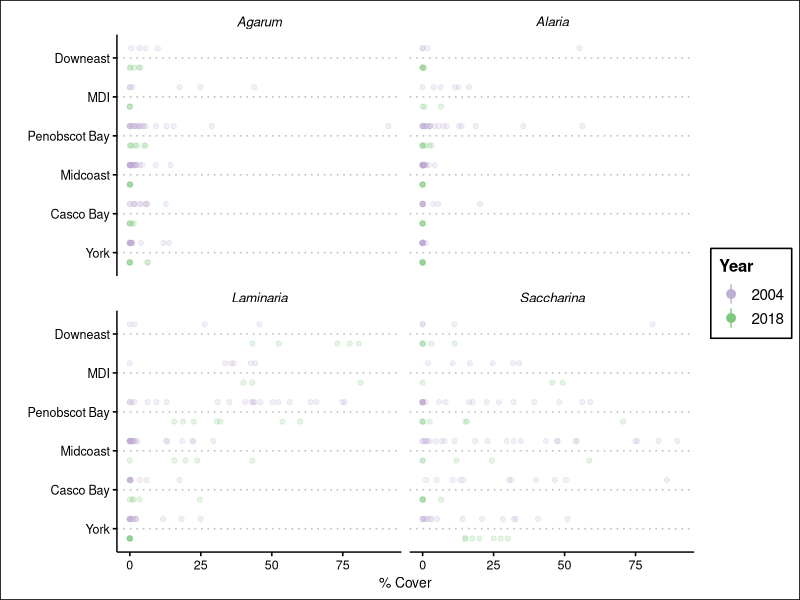
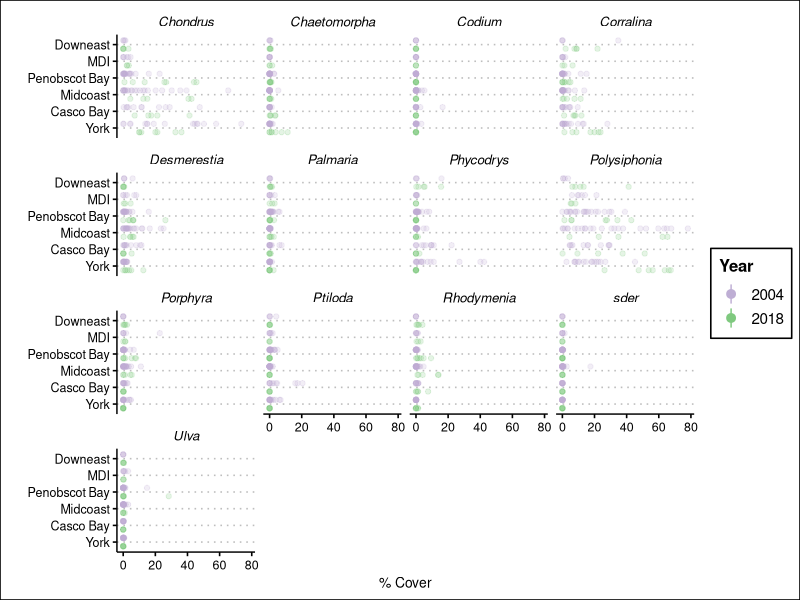
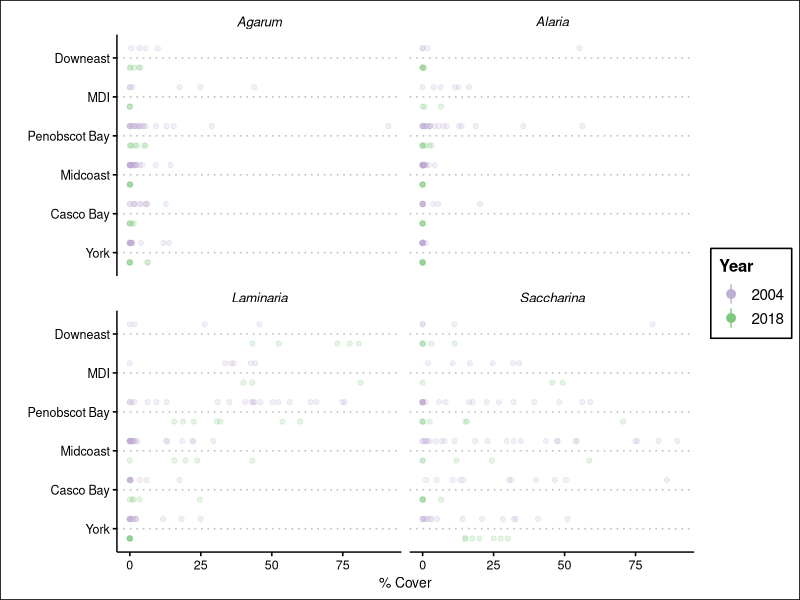
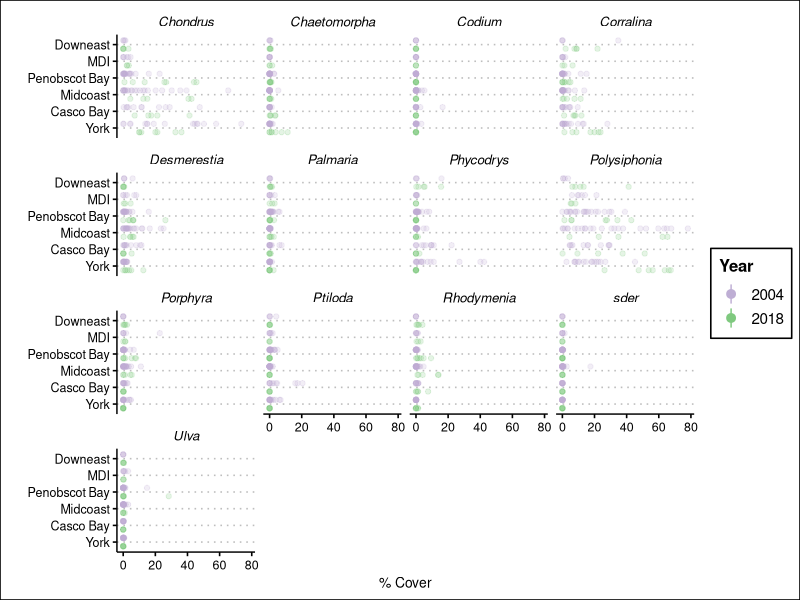

Write the R code that produced these figures, in order.
#' -------------------------------------------
#' Plot composition data
#' 
#' -------------------------------------------

#--- load libraries and get environment setup
setwd(here::here()) 
library(tidyverse)

comp_data <- read_csv("derived_data/compositional_change_data.csv") %>%
    mutate( region = factor(region,
                            levels = rev(c("Downeast", "MDI", "Penobscot Bay",
                                       "Midcoast", "Casco Bay", "York"))),
            year = factor(year, levels = c(2018, 2004)))

#labeller function
make_kelp_name <- function(string){
    string <- gsub("agar", "Agarum", string)
    string <- gsub("ldig", "Laminaria", string)
    string <- gsub("alar", "Alaria", string)
    string <- gsub("sac", "Saccharina", string)
    string
}

ggplot(comp_data %>% filter(type == "kelp"), 
       aes(x = region, y = cover, color = year)) +
    geom_point(alpha = 0.2, position = position_dodge(width = 1)) +
    stat_summary(alpha = 1, position = position_dodge(width = 1),
                 fun.data = mean_cl_boot) +
    coord_flip() +
    facet_wrap(vars(sp_code),
               labeller = labeller(sp_code = make_kelp_name)) +
    labs(color = "Year",
         y = "% Cover",
         x = "") +
    ggthemes::theme_clean() +
    scale_color_brewer(palette = "Accent")+
    guides(colour = guide_legend(reverse=TRUE)) +  #for the legend flip
    theme(strip.text = element_text(face = "italic"))
ggsave("figures/kelp_composition_2004_2018.jpg", dpi = 600)



#labeller function
make_algae_name <- function(string){
    stringi::stri_replace_all_fixed(string,
                                   pattern = c("ccrisp",
                                     "chaet",
                                     "codm",
                                     "coral",
                                     "desm",
                                     "palm",
                                     "phyc",
                                     "poly",
                                     "porph",
                                     "ptilo",
                                     "rhod",
                                     "ulva"),
                                   replacement = c("Chondrus",
                                     "Chaetomorpha",
                                     "Codium",
                                     "Corralina",
                                     "Desmerestia",
                                     "Palmaria",
                                     "Phycodrys",
                                     "Polysiphonia",
                                     "Porphyra",
                                     "Ptiloda",
                                     "Rhodymenia",
                                     "Ulva"),
                                   vectorize_all = FALSE)
    
}
ggplot(comp_data %>% filter(type != "kelp"), 
       aes(x = region, y = cover, color = factor(year))) +
    geom_point(alpha = 0.2, position = position_dodge(width = 1)) +
    stat_summary(alpha = 1, position = position_dodge(width = 1),
                 fun.data = mean_cl_boot) +
    coord_flip() +
    facet_wrap(vars(sp_code),
               labeller = labeller(sp_code = make_algae_name)) +
    labs(color = "Year",
         y = "% Cover",
         x = "") +
    ggthemes::theme_clean() +
    scale_color_brewer(palette = "Accent")+
    guides(colour = guide_legend(reverse=TRUE)) + 
    theme(strip.text = element_text(face = "italic"))

ggsave("figures/understory_composition_2004_2018.jpg", dpi = 600)
